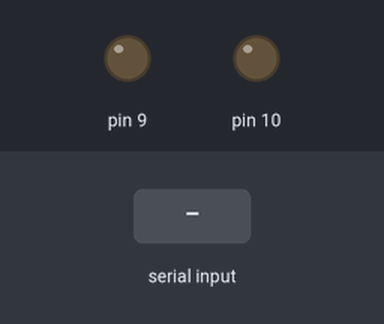
The sketch below on a simulated Arduino Uno, built with avr-gcc and run on an emulated ATmega328P. Shown: output pins drawn as LEDs (lit = HIGH). The inputs (shaded band) are chosen by the test bench. What the sketch prints to the serial monitor is not drawn.

Above: at 1.2 s.
1.3 s: "1" received over Serial
At 1.8 s:
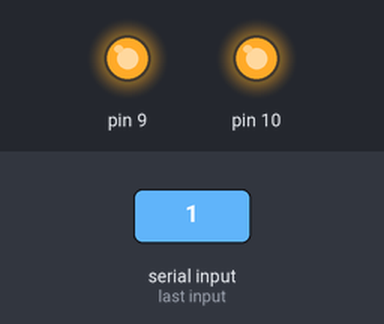
2.8 s: "0" received over Serial
At 3.4 s:
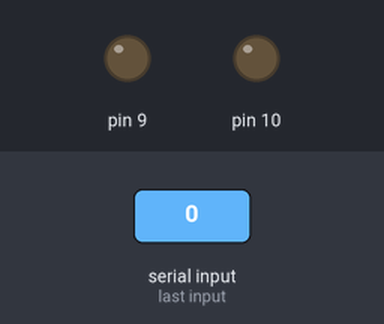
4.3 s: "2" received over Serial
At 5.5 s:
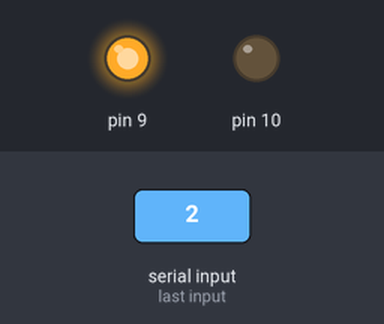
Timing chart, 0 to 7.3 s (numbered marks = the images above; inputs shaded):
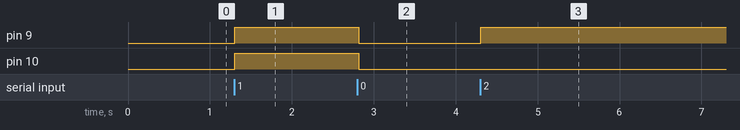

The sketch:

bluetooth_automation_demo.ino
```cpp
char data =0;
 #define led 10
 #define fan 9
 void setup(){
  Serial.begin(9600);
  pinMode(10,OUTPUT);
  pinMode(9,OUTPUT);
  }

 void loop(){
  if (Serial.available()>0){
    data=Serial.read();
    Serial.print(data);
    if(data == '1')
      digitalWrite(10,HIGH);
      digitalWrite(9,HIGH);
  }
      else if (data == '0'){
      digitalWrite(10,LOW);
      digitalWrite(9,LOW);
    }
    delay(10);
  }
```

Measured:
- after the input at 1.3 s, pin 9, pin 10: LOW → HIGH at once
- after the input at 2.8 s, pin 9, pin 10: HIGH → LOW at once
- after the input at 4.3 s, pin 9: LOW → HIGH at once
